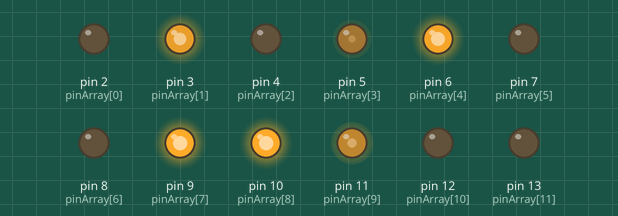
This sketch was run on a simulated Arduino Uno, built with avr-gcc and run on an emulated ATmega328P. Parts: output pins drawn as LEDs (lit = HIGH).

Above: at 0.1 s.
At 0.55 s:
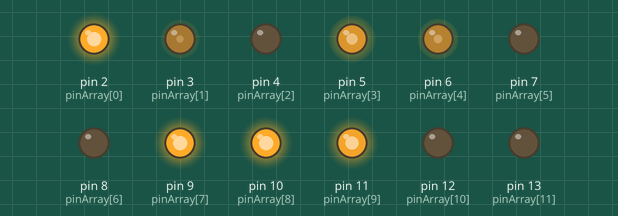
At 0.95 s:
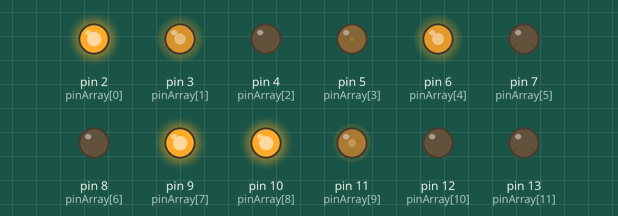
At 1.4 s:
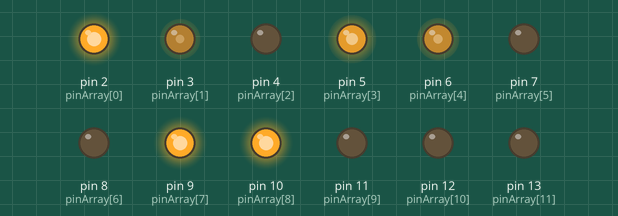
At 1.6 s:
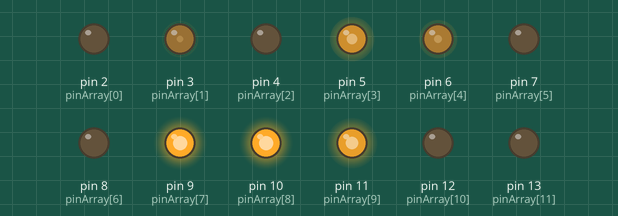
At 1.85 s:
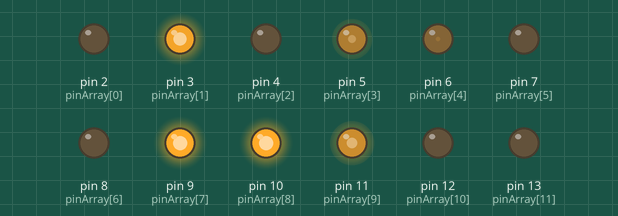
Timing chart, 0 to 4.8 s (numbered marks = the images above):
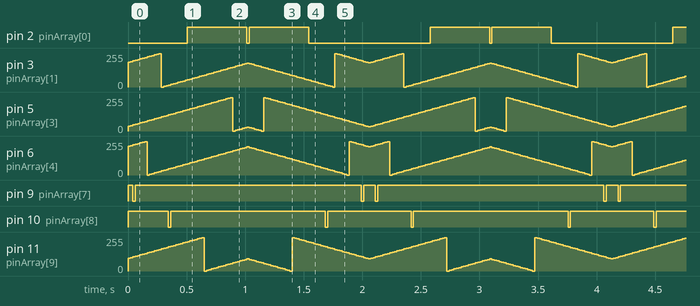

The sketch:

Piranha_Lights.ino
```cpp
int REDPin = 4;    // RED pin of the LED to PWM pin 4
int GREENPin = 5;  // GREEN pin of the LED to PWM pin 5
int BLUEPin = 6;   // BLUE pin of the LED to PWM pin 6
int brightness = 0; // LED brightness
int increment = 5;  // brightness increment

const int pinArraySize = 12;
int pinArray[pinArraySize] = {2,3,4,5,6,7,8,9,10,11,12,13};

void setup()
{
  for (int thisPin = 0; thisPin <= pinArraySize-1; thisPin++){
    pinMode(pinArray[thisPin], OUTPUT);
  }
  Serial.begin(9600);
}

void loop()
{
  brightness = brightness + increment;  // increment brightness for next loop iteration

  if (brightness <= 0 || brightness >= 255)    // reverse the direction of the fading
  {
    increment = -increment;
    if (brightness >= 255){
      //delay(1000);

    }
  }
  brightness = constrain(brightness, 0, 255);
  for (int thisPin = 0; thisPin <= pinArraySize-1; thisPin++){
    analogWrite(pinArray[thisPin], (brightness - thisPin * 75) % 255);
  }
  delay(20);  // wait for 20 milliseconds to see the dimming effect
}
```

Measured:
- by itself, pin 2 (pinArray[0]): repeats every 2.1 s: LOW 0.02 s, HIGH 0.51 s, LOW 1.0 s, HIGH 0.51 s
- by itself, pin 9 (pinArray[7]): repeats every 2.1 s: LOW 0.02 s, HIGH 1.9 s, LOW 0.02 s, HIGH 0.10 s
- by itself, pin 10 (pinArray[8]): repeats every 2.1 s: LOW 0.02 s, HIGH 1.3 s, LOW 0.02 s, HIGH 0.71 s
- by itself, pin 3 (pinArray[1]), pin 5 (pinArray[3]), pin 6 (pinArray[4]), pin 11 (pinArray[9]): moves between 0/255 and 251/255, repeating every 2.1 s
